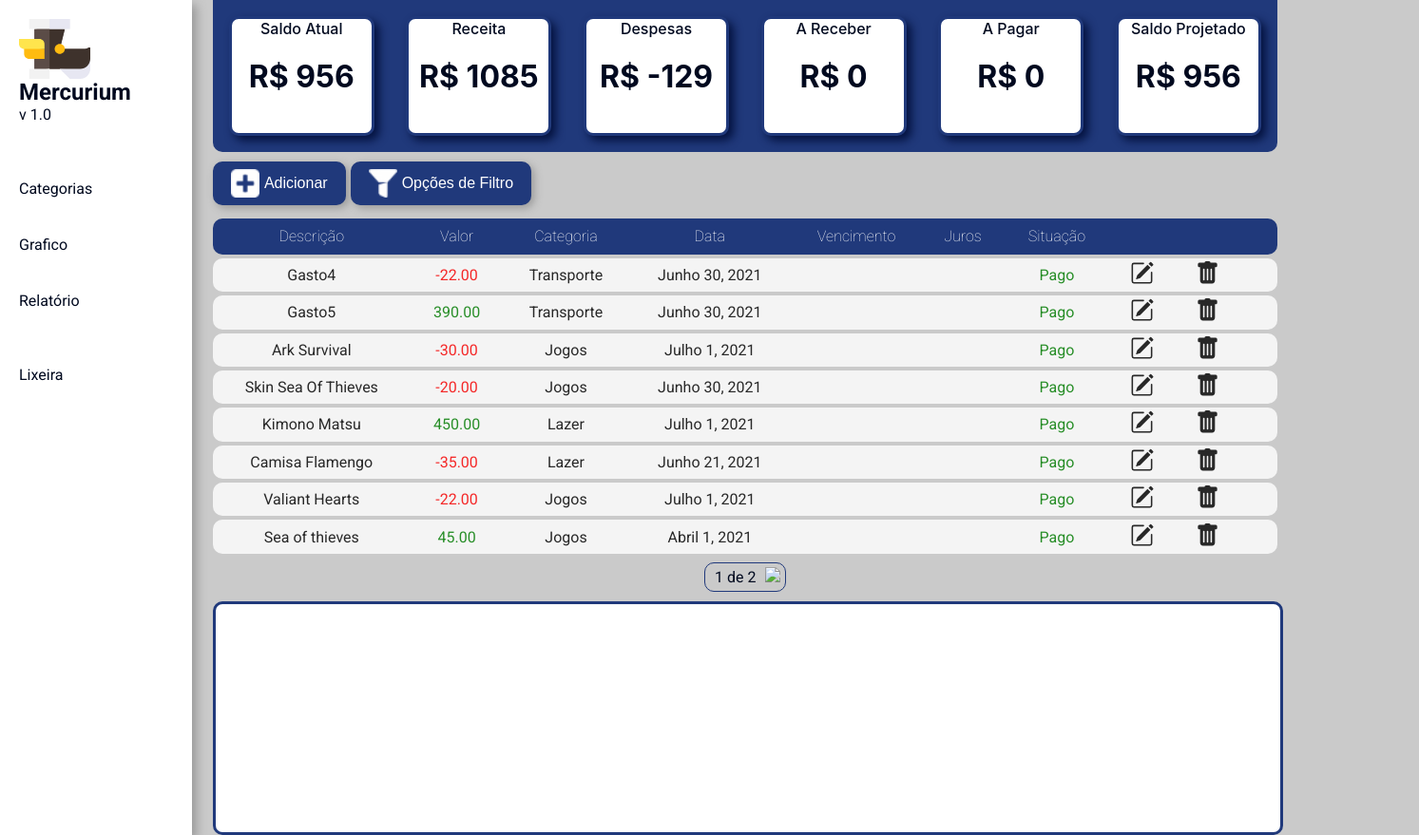
Before: / with the older database file.
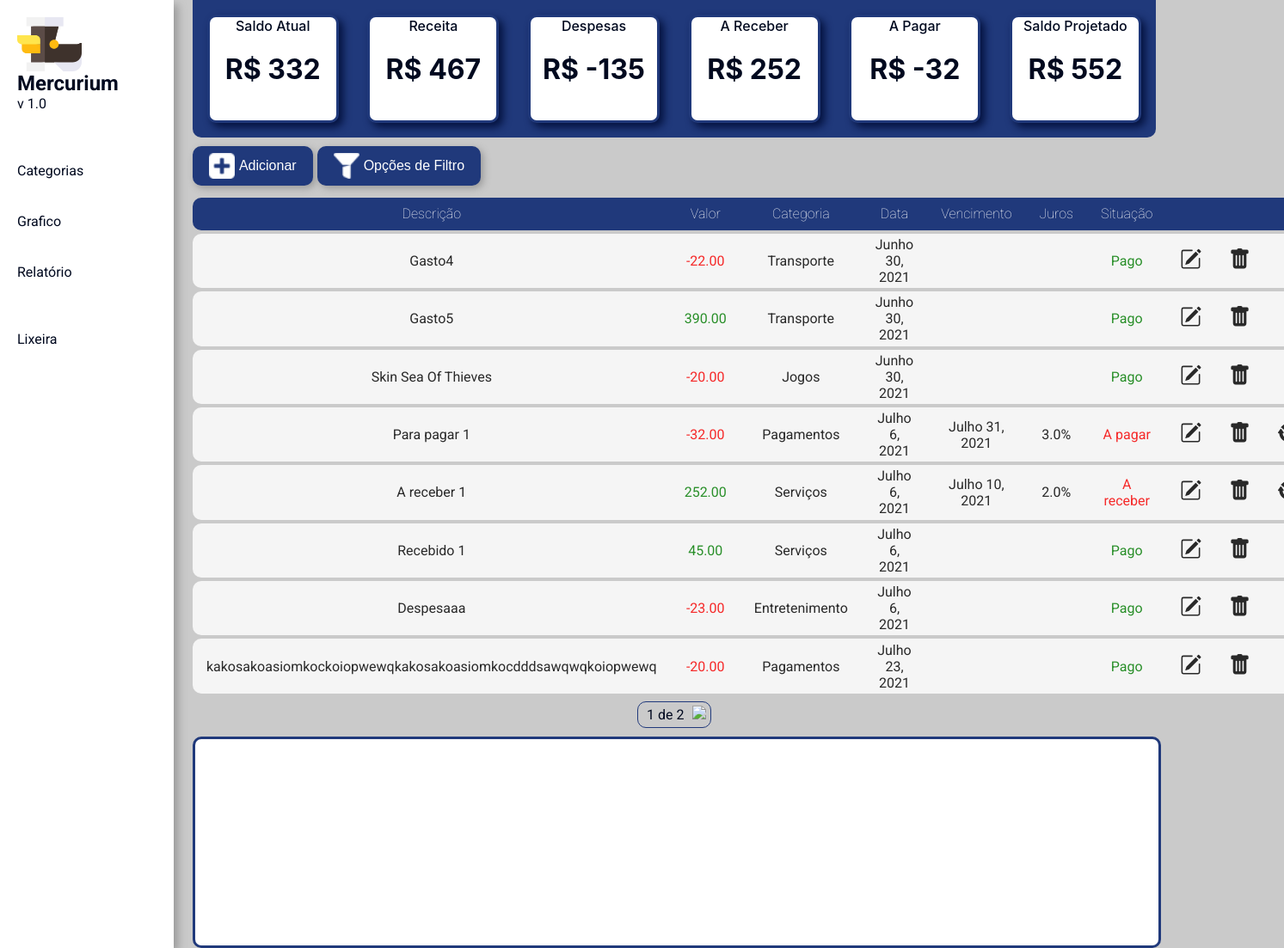
After: the same page with the newer database file.
### app_mercurium/models.py (models this page shows, shortened)
class Item(models.Model):
    description = models.CharField('Descrição', max_length=100)
    value = models.DecimalField('Valor', max_digits=8, decimal_places=2)
    original_value = models.DecimalField('Valor original', max_digits=8, decimal_places=2, blank=True)
    CHOICE_TYPE = (
        ('Receita', 'Receita'),
        ('Despesa', 'Despesa')
    )
    type_item = models.CharField('Tipo', max_length=50, choices=CHOICE_TYPE)
    cat = models.ForeignKey(Category, on_delete=models.CASCADE, verbose_name="Categoria")
    date = models.DateField('Data')
    status_payment = models.BooleanField('Pago', default=True)
    date_payment = models.DateField('Data Vencimento', blank=True)
    fees = models.DecimalField('Juros', max_digits=5, decimal_places=1, blank=True)
    status = models.BooleanField(default=True) #

class Category(models.Model):
    name = models.CharField('Nome categoria', max_length=100)
    def __str__(self):
        return self.name

### app_mercurium/views.py (the view)
# urls.py: path('', index),
def index(request):
    items = Item.objects.filter(status=True)
    calc_fee(items.filter(status_payment=False))
    if request.method == 'GET':
        word_key = request.GET.get('word-key')
        init_date = request.GET.get('init-date')
        end_date = request.GET.get('end-date')
        init_value = request.GET.get('init-value')
        end_value = request.GET.get('end-value')
        items = filter_items(request, items, word_key, init_date, end_date, init_value, end_value)
    gain = items.filter(type_item='Receita', status_payment=True).aggregate(Sum('value'))
    to_gain = items.filter(type_item='Receita', status_payment=False).aggregate(Sum('value'))
    expenses = items.filter(type_item='Despesa', status_payment=True).aggregate(Sum('value'))
    to_pay = items.filter(type_item='Despesa', status_payment=False).aggregate(Sum('value'))
    current_balance = items.filter(status_payment=True).aggregate(Sum('value'))
    balance = items.aggregate(Sum('value'))
    paginator = Paginator(items, 8)
    page = request.GET.get('page')
    items_list = paginator.get_page(page)
    data = {'items_list' : items_list, 'balance' : balance, 'gain' : gain, 'to_gain' : to_gain,'expenses' : expenses, 'to_pay' : to_pay, 'current_balance' : current_balance}
    return render(request, 'list_transactions.html', data)

### app_mercurium/utils.py (called while the page is built)
def days_between_dates(date):
    today = date.today()
    return abs((today-date).days)

### app_mercurium/views.py (called while the page is built)
def calc_fee(items):
    for item in items:
        if date.today() > item.date_payment:
            days = days_between_dates(item.date_payment)
            item.value = item.original_value + (item.original_value * ((item.fees/100)*days))
            item.save()

### app_mercurium/templates/list_transactions.html (shortened to what the changed rows need)
{% load static %}
<!DOCTYPE html>
<html lang="pt-br">
<head>
    <link rel="stylesheet" type="text/css" href="{% static 'css/style.css' %}">
</head>
<body>
    <div class="dashboard-container">
            {% if balance.value__sum == NULL %}
                <div class="box-1">Saldo Atual <br> <h1>R$ 0</h1> </div>
            {% else %}
                <div class="box-1">Saldo Atual <br> <h1>R$ {{current_balance.value__sum}}</h1> </div>
            {% endif %}
            {% if gain.value__sum == NULL %}
                <div class="box-2">Receita <br> <h1>R$ 0</h1> </div>
            {% else %}
                <div class="box-2">Receita <br> <h1>R$ {{gain.value__sum}}</h1> </div>
            {% endif %}
            {% if expenses.value__sum == NULL %}
                <div class="box-3">Despesas <p> <h1>R$ 0</h1> </div>
            {% else %}
                <div class="box-3">Despesas <p> <h1>R$ {{expenses.value__sum}}</h1> </div>
            {% endif %}
            {% if to_gain.value__sum == NULL %}
                <div class="box-3">A Receber <br> <h1>R$ 0</h1> </div>
            {% else %}
                <div class="box-3">A Receber <br> <h1>R$ {{to_gain.value__sum}}</h1> </div>
            {% endif %}
            {% if to_pay.value__sum == NULL %}
                <div class="box-5">A Pagar <br> <h1>R$ 0</h1> </div>
            {% else %}
                <div class="box-5">A Pagar <br> <h1>R$ {{to_pay.value__sum}}</h1> </div>
            {% endif %}
            {% if balance.value__sum == NULL %}
                <div class="box-6">Saldo Projetado <br> <h1>R$ 0</h1> </div>
            {% else %}
                <div class="box-6">Saldo Projetado <br> <h1>R$ {{balance.value__sum}}</h1> </div>
            {% endif %}
    </div>
    <div class="content-container">
        <div class="table-container">
            <table class="main-table" id="main-table">
                <thead>
                    <tr>
                        <th>Descrição</th>
                        <th>Valor</th>
                        <th>Categoria</th>
                        <th>Data</th>
                        <th>Vencimento</th>
                        <th>Juros</th>
                        <th>Situação</th>
                        <th></th>
                        <th></th>
                        <th></th>
                    </tr>
                </thead>
                <tbody>
                    {% for item in items_list %}
                        <tr>
                            <td>{{item.description}}</td>
                            {% if item.type_item == 'Receita' %}
                                <td class="pg">{{item.value}}</td>
                            {% else %}
                                <td class="apg">{{item.value}}</td>
                            {% endif %}
                            <td>{{item.cat}}</td>
                            {% if item.date == item.date_payment %}
                            <td>{{item.date}}</td>
                            <td></td>
                            <td></td>
                            {% else %}
                            <td>{{item.date}}</td>
                            <td>{{item.date_payment}}</td>
                            <td>{{item.fees}}%</td>
                            {% endif %}
                            {% if item.status_payment == True %}
                                    <td class="pg">Pago</td>
                            {% else %}
                                {% if item.type_item == 'Receita' %}
                                    <td class="apg">A receber</td>
                                {% else %}
                                    <td class="apg">A pagar</td>
                                {% endif %}
                            {% endif %}
                            <td>
                            <button class="btn_edit">
                                <a href="update/{{item.id}}">
                                    <img width="25" src="{% static 'img/svg/pencil-square.svg' %}">
                                </a>
                            </button>
                            </td>
                            <td>
                            <button onclick="confirm_action()" class="btn_delete">
                                <a href="delete/{{item.id}}">
                                    <img width="25" src="{% static 'img/svg/trash-fill.svg' %}">
                                </a>
                            </button>
                            </td>
                            {% if item.status_payment == False %}
                            <td>
                                <button class="btn_pay">
                                    <a href="pay/{{item.id}}">
                                        <img width="25" src="{% static 'img/svg/transaction.svg' %}">
                                    </a>
                                </button>
                            </td>
                            {% else %}
                            <td></td>
                            {% endif %}
                        </tr>
                    {% endfor %}
                </tbody>
            </table>
        </div>
    </div>
</body>
</html>

Changed rows visible on the page:
no longer on this page (row edited): Item: description "Ark Survival", value "-30.00", cat "Jogos", date "Julho 1, 2021", status_payment "Pago"
no longer on this page (row edited): Item: description "Kimono Matsu", value "450.00", cat "Lazer", date "Julho 1, 2021", status_payment "Pago"
no longer on this page (row edited): Item: description "Camisa Flamengo", value "-35.00", cat "Lazer", date "Junho 21, 2021", status_payment "Pago"
no longer on this page (row edited): Item: description "Valiant Hearts", value "-22.00", cat "Jogos", date "Julho 1, 2021", status_payment "Pago"
no longer on this page (row edited): Item: description "Sea of thieves", value "45.00", cat "Jogos", date "Abril 1, 2021", status_payment "Pago"
added Item: description "Para pagar 1", value "-32.00", cat "Pagamentos", date "Julho 6, 2021", date_payment "Julho 31, 2021", fees "3.0", status_payment "A pagar"
added Item: description "A receber 1", value "252.00", cat "Serviços", date "Julho 6, 2021", date_payment "Julho 10, 2021", fees "2.0", status_payment "A receber"
added Item: description "Recebido 1", value "45.00", cat "Serviços", date "Julho 6, 2021", status_payment "Pago"
added Item: description "Despesaaa", value "-23.00", cat "Entretenimento", date "Julho 6, 2021", status_payment "Pago"
added Item: description "kakosakoasiomkockoiopwewqkakosakoasiomkocdddsawqwqkoiopwewq", value "-20.00", cat "Pagamentos", date "Julho 23, 2021", status_payment "Pago"
Other visible differences:
{{ current_balance.value__sum }}: "956" → "332"
{{ gain.value__sum }}: "1085" → "467"
{{ expenses.value__sum }}: "-129" → "-135"
{{ to_gain.value__sum }}: (not shown) → "252"
{{ to_pay.value__sum }}: (not shown) → "-32"
{{ balance.value__sum }}: "956" → "552"
text no longer shown: "R$ 0 R$ 0"
text now shown: "R$ R$"
